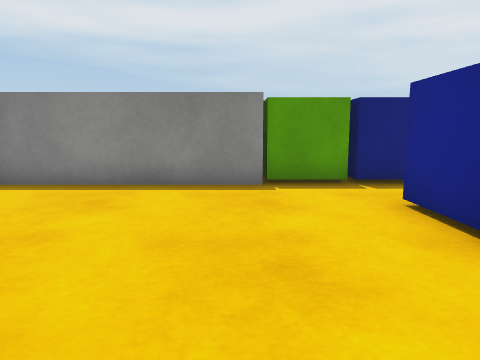
view 1 (above)

12 first-person views from a walk through a scene from a Unity 3-D project. The camera is 0.58 m above the floor, tilts 8° down and sees 70° across. The floor is counted in squares, 0.5 m on a side. Each view is taken from the middle of a square. On the plan, view 1 faces up. The plan holds only what a view shows up to about 14 squares ahead; the rest is blank. The place goes on beyond the plan. The player character is not drawn. Surface patterns are stand-ins for the level's own textures.

view 2
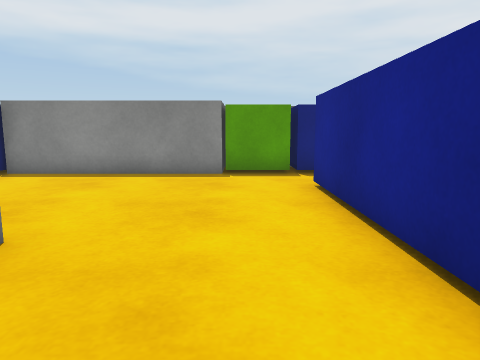

view 3
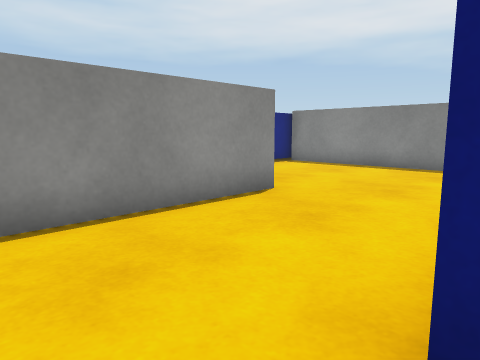

view 4
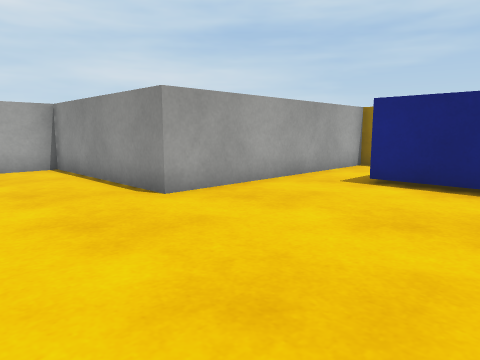

view 5
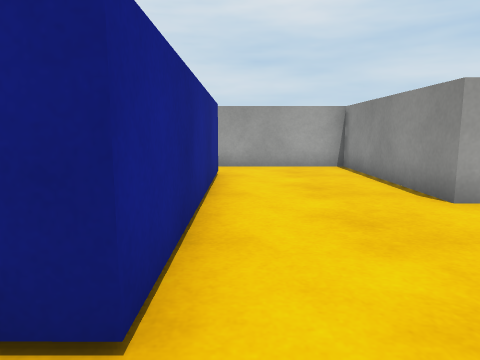

view 6
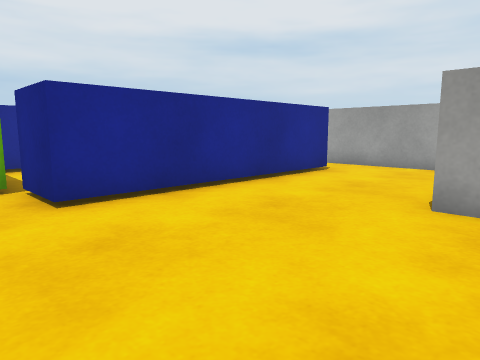

view 7
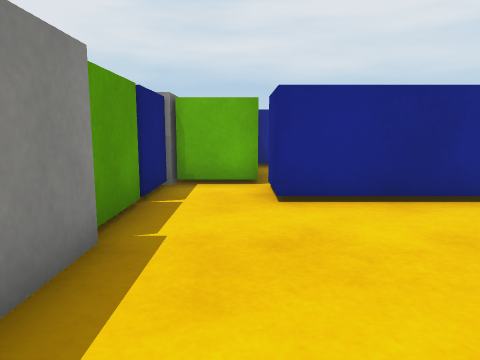

view 8
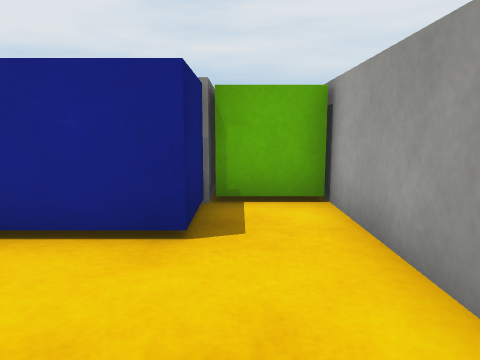

view 9
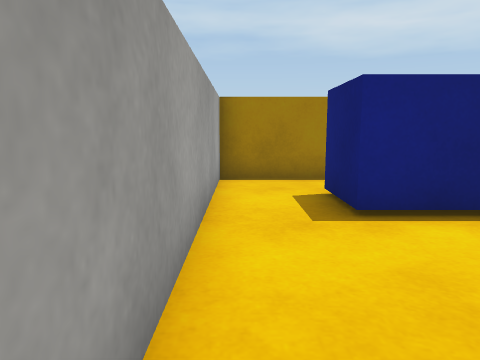

view 10
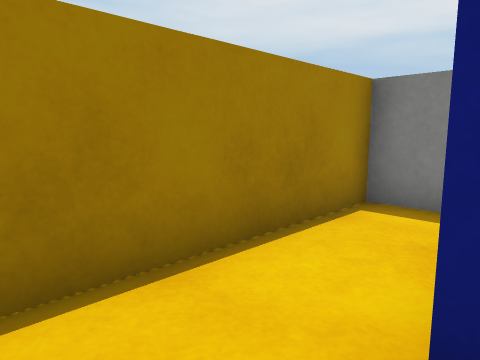

view 11
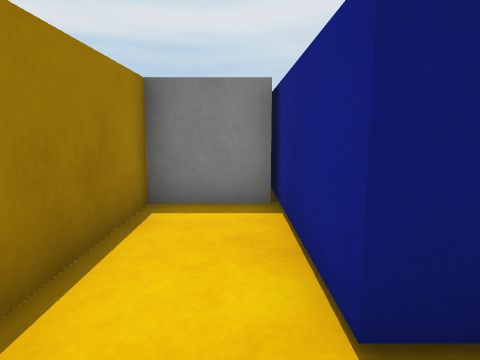

view 12
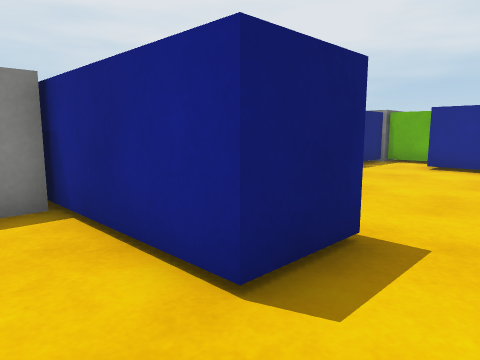

### Floor plan
Points are (right, up) in squares from view 1. A wall is a line through its corners. A room is listed if a view was taken in it or the views show most of it. See-through windows are left out.
Room 1 (views 1, 2, 3, 4, 5, 6, 7, 8, 9, 10)
walls: (0.5, 7.5) (-5.5, 7.5); (-5.6, 7.8) (-5.6, 3.6) (-7.4, 3.6); (-7.5, 1.5) (-1.5, 1.5) (-1.5, -4.5) (5, -4.5); (4.6, -4.5) (4.6, -2.4) (2.6, -2.4) (2.6, 5.4) (4.6, 5.4) (4.6, 7.8)
ways out: opening at (-6.5, 2.5) to room 2
objects: green cube (1, 8) to (2, 9); other object (1, 10) to (4, 10); blue cube (3, 8) to (4, 9)
Room 2 (views 11, 12)
walls: (-7.4, 3.6) (-7.4, 8.6); (-7.4, 7.5) (-9.5, 7.5) (-9.5, 1.5) (-7.5, 1.5)
ways out: opening at (-6.5, 2.5) to room 1

Where each view was taken, in squares from view 1:
view 1: 0 up, 0 right, facing up
view 2: 2 down, 1 right, facing up
view 3: 4 down, 3 right, facing up-left
view 4: 7 up, 2 right, facing down-left
view 5: 7 up, 2 right, facing down
view 6: 7 up, 3 left, facing down-right
view 7: 6 up, 3 left, facing right
view 8: 3 down, 1 left, facing right
view 9: 2 up, 1 left, facing left
view 10: 2 up, 7 left, facing up-left
view 11: 2 up, 8 left, facing up
view 12: 2 up, 9 left, facing up-right
